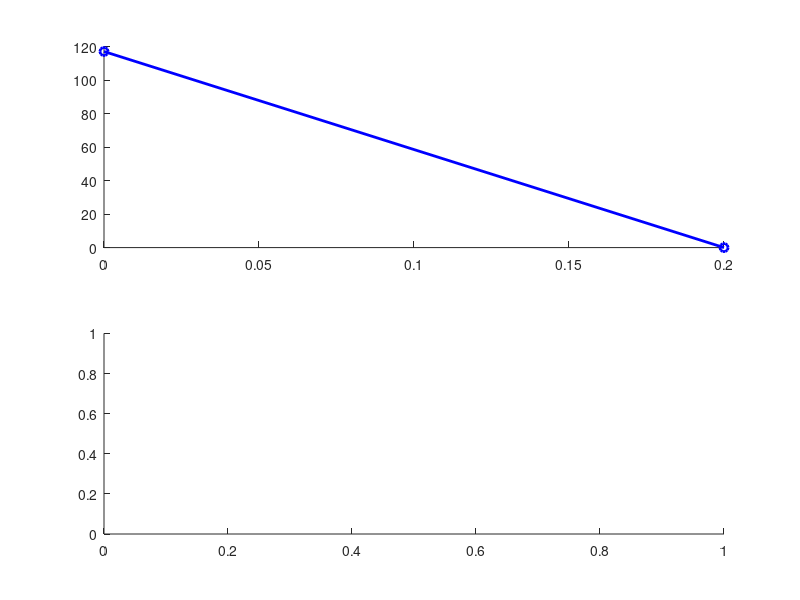

Here is the MATLAB script that generated this plot: (Note: this script raises an error after producing the figure.)
WNL = 117.29;
INL = 2.5185;

ax_1 = subplot(2,1,1);
ax_2 = subplot(2,1,2);

ax = [ax_1;ax_2];

hold(ax(1),"on");
plot(ax(1), [0,0.2],[WNL,0], '-o', 'MarkerSize', 6, 'LineWidth', 2, 'Color', 'b');
plot(ax(1), 0.02:0.02:0.2, AngVeloRMS, '-o', 'MarkerSize', 6, 'LineWidth', 2, 'Color', 'r');
grid(ax(1), 'on');
title(ax(1), 'Plot of Motor Characteristics Torque vs AngleVelocity', 'FontSize', 14);
ylabel(ax(1),'Angle Velocity (rad/s)', 'FontSize', 12);
xlabel(ax(1),"Torque (Nm)", 'FontSize', 12);
legend(ax(1),'Ideal','Real');
hold(ax(1),"off");

hold(ax(2),"on");
plot(ax(2), [0,0.2],[INL,CurrentRMS(10)], '-o', 'MarkerSize', 6, 'LineWidth', 2, 'Color', 'b');
plot(ax(2), 0.02:0.02:0.2, CurrentRMS, '-o', 'MarkerSize', 6, 'LineWidth', 2, 'Color', 'r');
grid(ax(2), 'on');
title(ax(2),'Plot of Motor Characteristics Torque vs Amplitude','FontSize', 14);
ylabel(ax(2),'Current (A)', 'FontSize', 12);
xlabel(ax(2),"Torque (Nm)", 'FontSize', 12);
legend(ax(2),'Ideal','Real');
hold(ax(2),"off");

